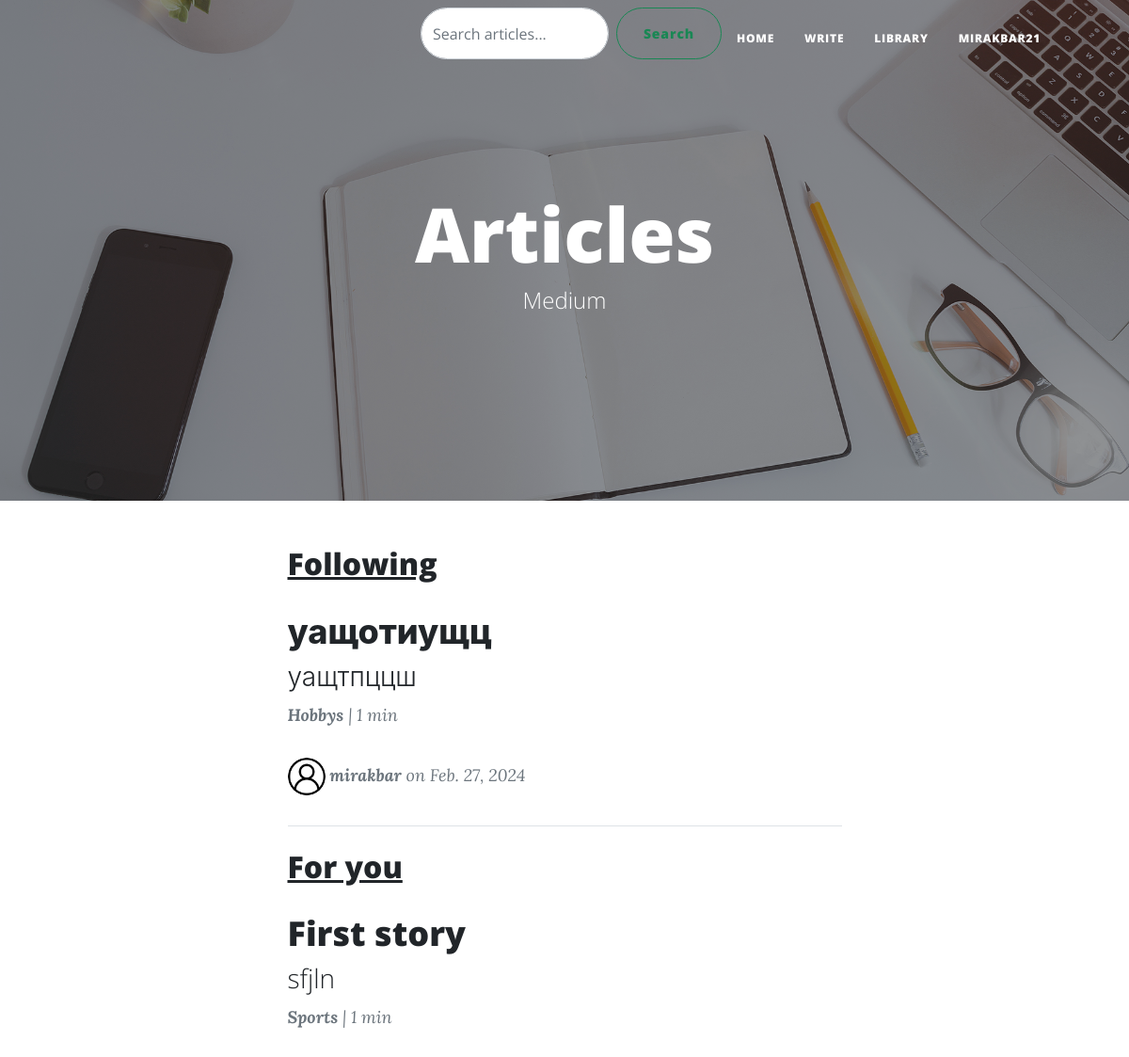
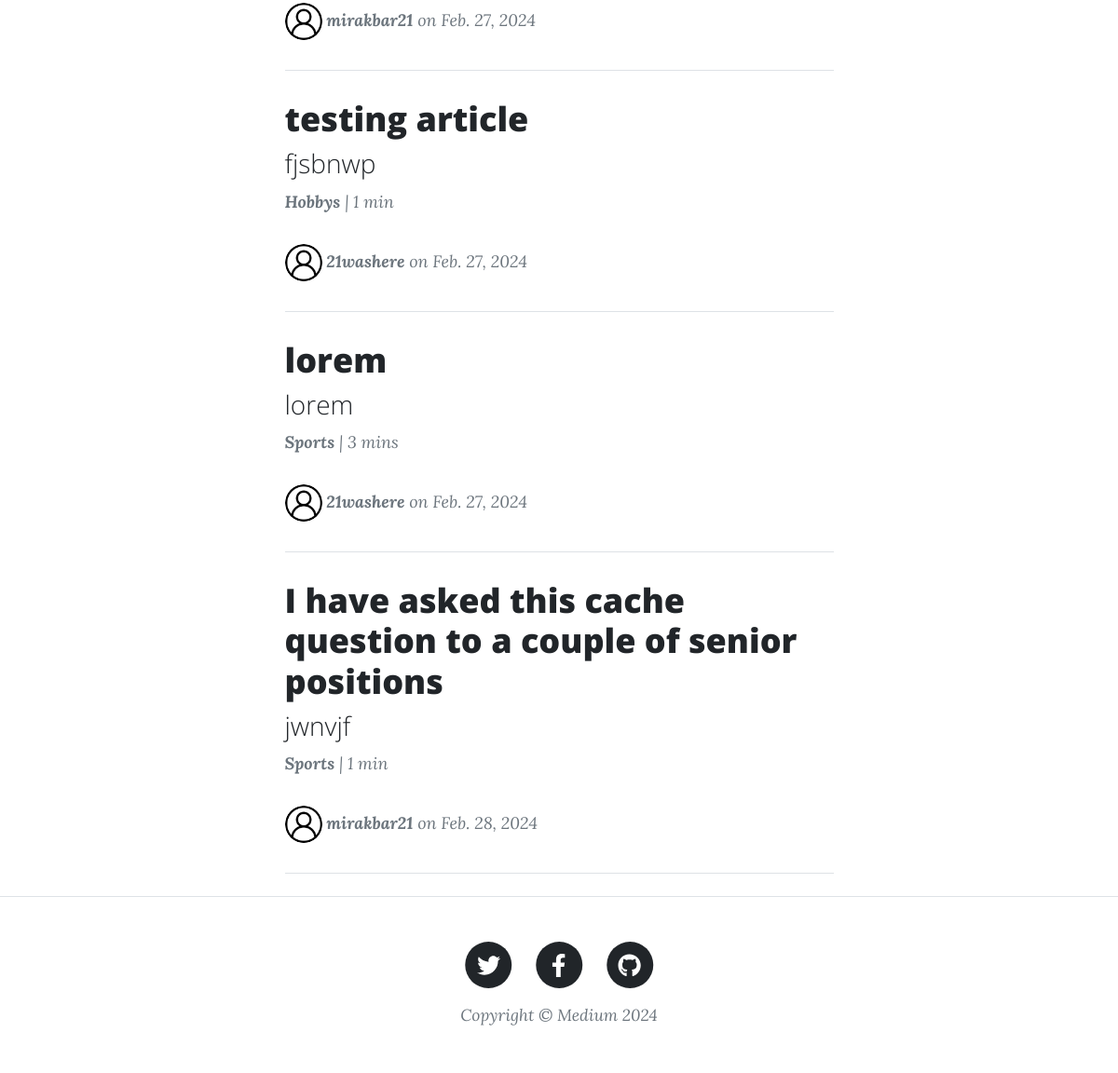
The page /articles/ (signed in) on the database its author committed (2 pictures, top to bottom).
### users/models.py (models this page shows)
class CustomUser(AbstractUser):
    photo = models.ImageField(upload_to='profile_photos/', default = 'profile_photos/account_3033143.png', blank=True)
    following = models.ManyToManyField(
        'self',
        related_name = 'followers',
        symmetrical = False,
        blank = True
    )

### articles/models.py (models this page shows, shortened)
class Article(models.Model):
    title = models.CharField(max_length = 100)
    subtitle = models.CharField(max_length = 200, null = True)
    content = models.TextField()
    author = models.ForeignKey(get_user_model(), on_delete = models.CASCADE)
    publication_date = models.DateField(auto_now_add = True)
    update_date = models.DateField(auto_now = True)
    category = models.ForeignKey(Category, on_delete = models.CASCADE, null = True) #todo: make manytoone instead of onetoone
    slug = models.CharField(default = "", max_length = 100, unique = True)
    applauds = models.PositiveIntegerField(default = 0)
    minutes_to_read = models.PositiveIntegerField(default = 1)
    image = models.ImageField(upload_to='article_images/', blank=True, null = True)

### categories/models.py (models this page shows)
class Category(models.Model):
    name = models.CharField(max_length = 50)
    def __str__(self):
        return self.name

### articles/views.py (the view)
# urls.py: path('', views.IndexView.as_view(), name = "articles"),
class IndexView(LoginRequiredMixin, ListView):
    model = Article
    template_name = "index.html"
    def get_context_data(self, **kwargs):
        context = super().get_context_data(**kwargs)
        user = self.request.user
        context['following_articles'] = Article.objects.filter(author__followers=user).distinct()
        context['other_articles'] = Article.objects.exclude(author__in=user.following.all())
        return context

### articles/templates/index.html
{% extends 'base.html' %}
{% block content %}
<header class="masthead" style="background-image: url('{% static 'assets/img/home-bg.jpg' %}')">
            <div class="container position-relative px-4 px-lg-5">
                <div class="row gx-4 gx-lg-5 justify-content-center">
                    <div class="col-md-10 col-lg-8 col-xl-7">
                        <div class="site-heading">
                            <h1>Articles</h1>
                            <span class="subheading">Medium</span>
                        </div>
                    </div>
                </div>
            </div>
        </header>
<div class="container px-4 px-lg-5" xmlns="http://www.w3.org/1999/html" xmlns="http://www.w3.org/1999/html">
    <div class="row gx-4 gx-lg-5 justify-content-center">
        <div class="col-md-10 col-lg-8 col-xl-7">
              <h2><u>Following</u></h2>
            {% for article in following_articles %}
            <div class="post-preview">
                <a href="{% url 'article_details' article.pk %}">
                    <h2 class="post-title">{{ article.title }}</h2>
                    <h3 class="post-subtitle">{{ article.subtitle }}</h3>
                </a>
                <p class="post-meta">
                    <strong>{{ article.category }}</strong>   |   {{ article.minutes_to_read }} min{{article.minutes_to_read|pluralize}}
                </p>
                <p class="post-meta">
                    <img src="{% if article.author.photo %}{{ article.author.photo.url }}{% else %}{% static 'assets/img/user_1144760.png' %}{% endif %}" alt="{{ article.author.username }}" class="profile-photo">
                        <strong>{{ article.author.username }}</strong>
                    on {{ article.publication_date }}
                </p>
            </div>
            <hr class="my-4" />
            {% empty %}
            <p>No articles from following.</p>
            {% endfor %}
            <h2><u>For you</u></h2>
            {% for article in other_articles %}
            <div class="post-preview">
                <a href="{% url 'article_details' article.pk %}">
                    <h2 class="post-title">{{ article.title }}</h2>
                    <h3 class="post-subtitle">{{ article.subtitle }}</h3>
                </a>
                <p class="post-meta">
                    <strong>{{ article.category }}</strong>   |   {{ article.minutes_to_read }} min{{article.minutes_to_read|pluralize}}
                </p>
                <p class="post-meta">
                    <img src="{% if article.author.photo %}{{ article.author.photo.url }}{% else %}{% static 'assets/img/user_1144760.png' %}{% endif %}" alt="{{ article.author.username }}" class="profile-photo">
                        <strong>{{ article.author.username }}</strong>
                    on {{ article.publication_date }}
                </p>
            </div>
            <hr class="my-4" />
            {% endfor %}
        </div>
    </div>
</div>
{% endblock %}

### templates/base.html (shortened to what this page needs)
{% load static %}
<!DOCTYPE html>
    <html lang="en">
<head>
    <head>
        <link href="{% static 'css/styles.css' %}" rel="stylesheet" />
    </head>
</head>
<body>
        <nav class="navbar navbar-expand-lg navbar-light" id="mainNav">
            <div class="container px-4 px-lg-5">
                <div class="collapse navbar-collapse" id="navbarResponsive">
                    <ul class="navbar-nav ms-auto py-4 py-lg-0">
                        <li class="nav-item">
    <form method="get" action="{% url 'search_results' %}" class="d-flex">
        <input class="form-control me-2 rounded-pill" type="search" name="query" placeholder="Search articles..." aria-label="Search" style="max-width: 200px;">
        <button class="btn btn-outline-success rounded-pill" type="submit">Search</button>
    </form>
</li>
                        <li class="nav-item"><a class="nav-link px-lg-3 py-3 py-lg-4" href="{% url 'articles' %}">Home</a></li>
                        <li class="nav-item"><a class="nav-link px-lg-3 py-3 py-lg-4" href="{% url 'create_article'%}">Write</a></li>
                        <li class="nav-item"><a class="nav-link px-lg-3 py-3 py-lg-4" href="{% url 'reading_list'%}">Library</a></li>
                        <li class="nav-item"><a class="nav-link px-lg-3 py-3 py-lg-4" href="{% url 'user_profile' %}">{{request.user.username}}</a></li>
                    </ul>
                </div>
            </div>
        </nav>
    <main>
        {% block content %}{% endblock %}
    </main>
    <footer class="border-top">
            <div class="container px-4 px-lg-5">
                <div class="row gx-4 gx-lg-5 justify-content-center">
                    <div class="col-md-10 col-lg-8 col-xl-7">
                        <ul class="list-inline text-center">
                            <li class="list-inline-item">
                                <a href="https://twitter.com/Medium">
                                    <span class="fa-stack fa-lg">
                                        <i class="fas fa-circle fa-stack-2x"></i>
                                        <i class="fab fa-twitter fa-stack-1x fa-inverse"></i>
                                    </span>
                                </a>
                            </li>
                            <li class="list-inline-item">
                                <a href="https://www.facebook.com/medium/">
                                    <span class="fa-stack fa-lg">
                                        <i class="fas fa-circle fa-stack-2x"></i>
                                        <i class="fab fa-facebook-f fa-stack-1x fa-inverse"></i>
                                    </span>
                                </a>
                            </li>
                            <li class="list-inline-item">
                                <a href="https://github.com/Medium">
                                    <span class="fa-stack fa-lg">
                                        <i class="fas fa-circle fa-stack-2x"></i>
                                        <i class="fab fa-github fa-stack-1x fa-inverse"></i>
                                    </span>
                                </a>
                            </li>
                        </ul>
                        <div class="small text-center text-muted fst-italic">Copyright &copy; Medium 2024</div>
                    </div>
                </div>
            </div>
        </footer>
</body>
</html>

### rows shown on the page
CustomUser: user.username "MIRAKBAR21"
Article: title "уащотиущц", subtitle "уащтпццш", category "Hobbys", minutes_to_read "1", author.username "mirakbar", publication_date "Feb. 27, 2024"
Article: title "First story", subtitle "sfjln", category "Sports", minutes_to_read "1", author.username "mirakbar21", publication_date "Feb. 27, 2024"
Article: title "testing article", subtitle "fjsbnwp", category "Hobbys", minutes_to_read "1", author.username "21washere", publication_date "Feb. 27, 2024"
Article: title "lorem", subtitle "lorem", category "Sports", minutes_to_read "3", author.username "21washere", publication_date "Feb. 27, 2024"
Article: title "I have asked this cache question to a couple of senior positions", subtitle "jwnvjf", category "Sports", minutes_to_read "1", author.username "mirakbar21", publication_date "Feb. 28, 2024"
